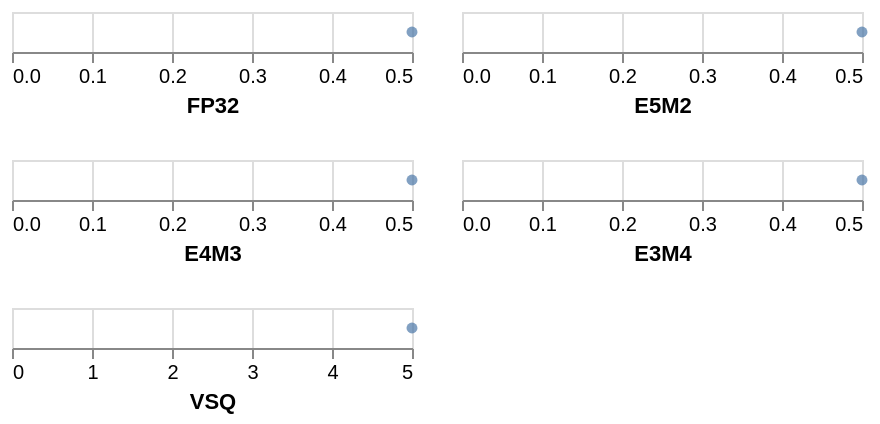

Describe this chart as a Vega-Lite specification.
### Vega specification from a JSON file in a GitHub repository (floating-point values rounded to 4 significant figures)
{"$schema": "https://vega.github.io/schema/vega/v5.json", "background": "white", "padding": 5, "data": [{"name": "data_FP32", "values": [{"value": 0.5, "type_": "FP32"}]}, {"name": "data_E5M2", "values": [{"value": 0.5, "type_": "E5M2"}]}, {"name": "data_E4M3", "values": [{"value": 0.5, "type_": "E4M3"}]}, {"name": "data_E3M4", "values": [{"value": 0.5, "type_": "E3M4"}]}, {"name": "data_VSQ", "values": [{"value": 5, "type_": "VSQ"}]}], "signals": [{"name": "childWidth", "value": 200}, {"name": "childHeight", "value": 20}, {"name": "point_color", "value": "#4c78a8"}], "layout": {"padding": 20, "columns": 2, "bounds": "full", "align": "all"}, "marks": [{"type": "group", "name": "child__FP32_group", "style": "cell", "encode": {"update": {"width": {"signal": "childWidth"}, "height": {"signal": "childHeight"}}}, "signals": [{"name": "height", "update": "childHeight"}], "marks": [{"name": "child__FP32_marks", "type": "symbol", "style": ["point"], "from": {"data": "data_FP32"}, "encode": {"update": {"opacity": {"value": 0.7}, "fill": {"signal": "point_color"}, "ariaRoleDescription": {"value": "point"}, "description": {"signal": "\"datum.type_: \" + (format(datum[\"value\"], \"\"))"}, "x": {"scale": "child__FP32_x", "field": "value"}, "y": {"signal": "childHeight", "mult": 0.5}, "tooltip": [{"signal": "{\"value\":datum[\"value\"]}"}]}}}], "axes": [{"scale": "child__FP32_x", "orient": "bottom", "grid": true, "tickCount": {"signal": "ceil(childWidth/40)"}, "domain": false, "labels": false, "aria": false, "maxExtent": 0, "minExtent": 0, "ticks": false, "zindex": 0}, {"scale": "child__FP32_x", "orient": "bottom", "grid": false, "title": "FP32", "labelFlush": true, "labelOverlap": true, "tickCount": {"signal": "ceil(childWidth/40)"}, "zindex": 0}]}, {"type": "group", "name": "child__E5M2_group", "style": "cell", "encode": {"update": {"width": {"signal": "childWidth"}, "height": {"signal": "childHeight"}}}, "signals": [{"name": "height", "update": "childHeight"}], "marks": [{"name": "child__E5M2_marks", "type": "symbol", "style": ["point"], "from": {"data": "data_E5M2"}, "encode": {"update": {"opacity": {"value": 0.7}, "fill": {"signal": "point_color"}, "ariaRoleDescription": {"value": "point"}, "description": {"signal": "\"datum.type_: \" + (format(datum[\"value\"], \"\"))"}, "x": {"scale": "child__E5M2_x", "field": "value"}, "y": {"signal": "childHeight", "mult": 0.5}, "tooltip": [{"signal": "{\"value\":datum[\"value\"]}"}]}}}], "axes": [{"scale": "child__E5M2_x", "orient": "bottom", "grid": true, "tickCount": {"signal": "ceil(childWidth/40)"}, "domain": false, "labels": false, "aria": false, "maxExtent": 0, "minExtent": 0, "ticks": false, "zindex": 0}, {"scale": "child__E5M2_x", "orient": "bottom", "grid": false, "title": "E5M2", "labelFlush": true, "labelOverlap": true, "tickCount": {"signal": "ceil(childWidth/40)"}, "zindex": 0}]}, {"type": "group", "name": "child__E4M3_group", "style": "cell", "encode": {"update": {"width": {"signal": "childWidth"}, "height": {"signal": "childHeight"}}}, "signals": [{"name": "height", "update": "childHeight"}], "marks": [{"name": "child__E4M3_marks", "type": "symbol", "style": ["point"], "from": {"data": "data_E4M3"}, "encode": {"update": {"opacity": {"value": 0.7}, "fill": {"signal": "point_color"}, "ariaRoleDescription": {"value": "point"}, "description": {"signal": "\"datum.type_: \" + (format(datum[\"value\"], \"\"))"}, "x": {"scale": "child__E4M3_x", "field": "value"}, "y": {"signal": "childHeight", "mult": 0.5}, "tooltip": [{"signal": "{\"value\":datum[\"value\"]}"}]}}}], "axes": [{"scale": "child__E4M3_x", "orient": "bottom", "grid": true, "tickCount": {"signal": "ceil(childWidth/40)"}, "domain": false, "labels": false, "aria": false, "maxExtent": 0, "minExtent": 0, "ticks": false, "zindex": 0}, {"scale": "child__E4M3_x", "orient": "bottom", "grid": false, "title": "E4M3", "labelFlush": true, "labelOverlap": true, "tickCount": {"signal": "ceil(childWidth/40)"}, "zindex": 0}]}, {"type": "group", "name": "child__E3M4_group", "style": "cell", "encode": {"update": {"width": {"signal": "childWidth"}, "height": {"signal": "childHeight"}}}, "signals": [{"name": "height", "update": "childHeight"}], "marks": [{"name": "child__E3M4_marks", "type": "symbol", "style": ["point"], "from": {"data": "data_E3M4"}, "encode": {"update": {"opacity": {"value": 0.7}, "fill": {"signal": "point_color"}, "ariaRoleDescription": {"value": "point"}, "description": {"signal": "\"datum.type_: \" + (format(datum[\"value\"], \"\"))"}, "x": {"scale": "child__E3M4_x", "field": "value"}, "y": {"signal": "childHeight", "mult": 0.5}, "tooltip": [{"signal": "{\"value\":datum[\"value\"]}"}]}}}], "axes": [{"scale": "child__E3M4_x", "orient": "bottom", "grid": true, "tickCount": {"signal": "ceil(childWidth/40)"}, "domain": false, "labels": false, "aria": false, "maxExtent": 0, "minExtent": 0, "ticks": false, "zindex": 0}, {"scale": "child__E3M4_x", "orient": "bottom", "grid": false, "title": "E3M4", "labelFlush": true, "labelOverlap": true, "tickCount": {"signal": "ceil(childWidth/40)"}, "zindex": 0}]}, {"type": "group", "name": "child__VSQ_group", "style": "cell", "encode": {"update": {"width": {"signal": "childWidth"}, "height": {"signal": "childHeight"}}}, "signals": [{"name": "height", "update": "childHeight"}], "marks": [{"name": "child__VSQ_marks", "type": "symbol", "style": ["point"], "from": {"data": "data_VSQ"}, "encode": {"update": {"opacity": {"value": 0.7}, "fill": {"signal": "point_color"}, "ariaRoleDescription": {"value": "point"}, "description": {"signal": "\"datum.type_: \" + (format(datum[\"value\"], \"\"))"}, "x": {"scale": "child__VSQ_x", "field": "value"}, "y": {"signal": "childHeight", "mult": 0.5}, "tooltip": [{"signal": "{\"value\":datum[\"value\"]}"}]}}}], "axes": [{"scale": "child__VSQ_x", "orient": "bottom", "grid": true, "tickCount": {"signal": "ceil(childWidth/40)"}, "domain": false, "labels": false, "aria": false, "maxExtent": 0, "minExtent": 0, "ticks": false, "zindex": 0}, {"scale": "child__VSQ_x", "orient": "bottom", "grid": false, "title": "VSQ", "labelFlush": true, "labelOverlap": true, "tickCount": {"signal": "ceil(childWidth/40)"}, "zindex": 0}]}], "scales": [{"name": "child__FP32_x", "type": "linear", "domain": {"data": "data_FP32", "field": "value"}, "range": [0, {"signal": "childWidth"}], "nice": true, "zero": true}, {"name": "child__E5M2_x", "type": "linear", "domain": {"data": "data_E5M2", "field": "value"}, "range": [0, {"signal": "childWidth"}], "nice": true, "zero": true}, {"name": "child__E4M3_x", "type": "linear", "domain": {"data": "data_E4M3", "field": "value"}, "range": [0, {"signal": "childWidth"}], "nice": true, "zero": true}, {"name": "child__E3M4_x", "type": "linear", "domain": {"data": "data_E3M4", "field": "value"}, "range": [0, {"signal": "childWidth"}], "nice": true, "zero": true}, {"name": "child__VSQ_x", "type": "linear", "domain": {"data": "data_VSQ", "field": "value"}, "range": [0, {"signal": "childWidth"}], "nice": true, "zero": true}]}
